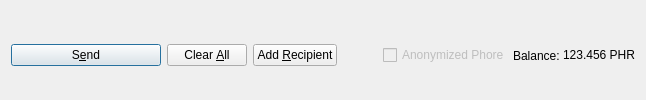
         <widget class="QFrame" name="frame_Send">
          <layout class="QHBoxLayout" name="horizontalLayout">
           <property name="bottomMargin">
            <number>0</number>
           </property>
           <item>
            <widget class="QPushButton" name="sendButton">
             <property name="minimumSize">
              <size>
               <width>150</width>
               <height>0</height>
              </size>
             </property>
             <property name="toolTip">
              <string>Confirm the send action</string>
             </property>
             <property name="text">
              <string>S&amp;end</string>
             </property>
             <property name="autoDefault">
              <bool>false</bool>
             </property>
             <property name="default">
              <bool>true</bool>
             </property>
            </widget>
           </item>
           <item>
            <widget class="QPushButton" name="clearButton">
             <property name="sizePolicy">
              <sizepolicy hsizetype="Minimum" vsizetype="Fixed">
               <horstretch>0</horstretch>
               <verstretch>0</verstretch>
              </sizepolicy>
             </property>
             <property name="toolTip">
              <string>Clear all fields of the form.</string>
             </property>
             <property name="text">
              <string>Clear &amp;All</string>
             </property>
             <property name="autoDefault">
              <bool>false</bool>
             </property>
            </widget>
           </item>
           <item>
            <widget class="QPushButton" name="addButton">
             <property name="toolTip">
              <string>Send to multiple recipients at once</string>
             </property>
             <property name="text">
              <string>Add &amp;Recipient</string>
             </property>
             <property name="autoDefault">
              <bool>false</bool>
             </property>
            </widget>
           </item>
           <item>
            <spacer name="horizontalSpacer">
             <property name="orientation">
              <enum>Qt::Horizontal</enum>
             </property>
             <property name="sizeHint" stdset="0">
              <size>
               <width>40</width>
               <height>20</height>
              </size>
             </property>
            </spacer>
           </item>
           <item>
            <layout class="QHBoxLayout" name="horizontalLayout_2">
             <property name="spacing">
              <number>3</number>
             </property>
             <item>
              <widget class="QCheckBox" name="checkzPHR">
               <property name="enabled">
                <bool>false</bool>
               </property>
               <property name="text">
                <string>Anonymized Phore</string>
               </property>
              </widget>
             </item>
             <item>
              <widget class="QLabel" name="label">
               <property name="text">
                <string>Balance:</string>
               </property>
              </widget>
             </item>
             <item>
              <widget class="QLabel" name="labelBalance">
               <property name="sizePolicy">
                <sizepolicy hsizetype="Preferred" vsizetype="Fixed">
                 <horstretch>0</horstretch>
                 <verstretch>0</verstretch>
                </sizepolicy>
               </property>
               <property name="cursor">
                <cursorShape>IBeamCursor</cursorShape>
               </property>
               <property name="text">
                <string notr="true">123.456 PHR</string>
               </property>
               <property name="textInteractionFlags">
                <set>Qt::LinksAccessibleByMouse|Qt::TextSelectableByKeyboard|Qt::TextSelectableByMouse</set>
               </property>
              </widget>
             </item>
            </layout>
           </item>
          </layout>
         </widget>
